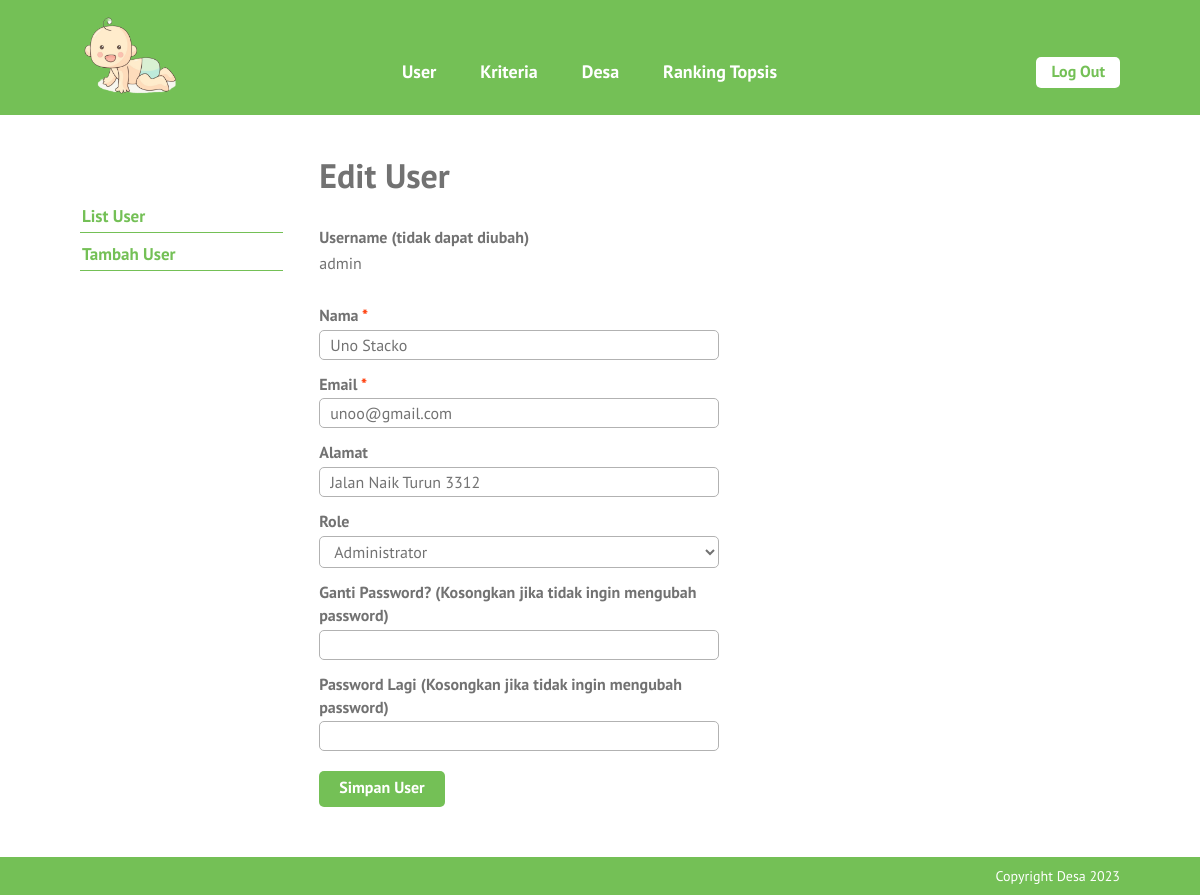
Page /edit-user.php?id=1 (signed in) on the committed database.
### tables this page shows
CREATE TABLE `user` (
  `id_user` int(5) NOT NULL,
  `username` varchar(16) NOT NULL,
  `password` varchar(50) NOT NULL,
  `nama` varchar(70) NOT NULL,
  `email` varchar(50) DEFAULT NULL,
  `alamat` varchar(100) DEFAULT NULL,
  `role` char(1) NOT NULL
);

### edit-user.php (the view, shortened to what this page needs)
<?php require_once('includes/init.php'); ?>
<?php cek_login($role = array(1)); ?>
<?php
$sukses = false;
$ada_error = false;
$result = '';
$id_user = (isset($_GET['id'])) ? trim($_GET['id']) : '';
if(!$id_user) {
	$ada_error = 'Maaf, data tidak dapat diproses.';
} else {
	$query = $pdo->prepare('SELECT id_user, username, nama, email, alamat, role FROM user WHERE user.id_user = :id_user');
	$query->execute(array('id_user' => $id_user));
	$result = $query->fetch();
	$nama = (isset($result['nama'])) ? trim($result['nama']) : '';
	$email = (isset($result['email'])) ? trim($result['email']) : '';
	$alamat = (isset($result['alamat'])) ? trim($result['alamat']) : '';
	$role = (isset($result['role'])) ? trim($result['role']) : '';
}
?>
<?php
require_once('template-parts/header.php');
?>
	<div class="main-content-row">
	<div class="container clearfix">
		<?php include_once('template-parts/sidebar-user.php'); ?>
		<div class="main-content the-content">
			<h1>Edit User</h1>
			<?php if($sukses): ?>
				<div class="msg-box">
					<p>Data berhasil disimpan</p>
				</div>
			<?php elseif($ada_error): ?>
				<p><?php echo $ada_error; ?></p>
			<?php else: ?>
				<form action="edit-user.php?id=<?php echo $id_user; ?>" method="post">
					<div class="field-wrap clearfix">
						<label>Username (tidak dapat diubah)</label>
						<p><?php echo $result['username']; ?></p>
					</div>
					<div class="field-wrap clearfix">
						<label>Nama <span class="red">*</span></label>
						<input type="text" name="nama" value="<?php echo $nama; ?>">
					</div>
					<div class="field-wrap clearfix">
						<label>Email <span class="red">*</span></label>
						<input type="email" name="email" value="<?php echo $email; ?>">
					</div>
					<div class="field-wrap clearfix">
						<label>Alamat</label>
						<input type="text" name="alamat" value="<?php echo $alamat; ?>">
					</div>
					<div class="field-wrap clearfix">
						<label>Role</label>
						<select name="role">
							<option value="1" <?php selected($role, 1); ?>>Administrator</option>
						</select>
					</div>
					<div class="field-wrap clearfix">
						<label>Ganti Password? (Kosongkan jika tidak ingin mengubah password)</label>
						<input type="password" name="password">
					</div>
					<div class="field-wrap clearfix">
						<label>Password Lagi (Kosongkan jika tidak ingin mengubah password)</label>
						<input type="password" name="password2">
					</div>
					<div class="field-wrap clearfix">
						<button type="submit" name="submit" value="submit" class="button">Simpan User</button>
					</div>
				</form>
			<?php endif; ?>
		</div>
	</div>
	</div>
<?php
require_once('template-parts/footer.php');

### stylesheets/style.css (style rules this page uses)
html,body,div,span,applet,object,iframe,h1,h2,h3,h4,h5,h6,p,blockquote,pre,a,abbr,acronym,address,big,cite,code,del,dfn,em,img,ins,kbd,q,s,samp,small,strike,strong,sub,sup,tt,var,b,u,i,center,dl,dt,dd,ol,ul,li,fieldset,form,label,legend,table,caption,tbody,tfoot,thead,tr,th,td,article,aside,canvas,details,embed,figure,figcaption,footer,header,hgroup,menu,nav,output,ruby,section,summary,time,mark,audio,video { margin:0;padding:0;border:0;font-size:100%;vertical-align:baseline }
body { line-height:1 }
*,*:before,*:after { -moz-box-sizing:border-box;-webkit-box-sizing:border-box;box-sizing:border-box }
.clearfix:before,.clearfix:after { content:" ";display:table }
.clear,.clearfix:after { clear:both }
.container { max-width:1100px;margin:0 auto;position:relative;padding:0 30px }
body { background:#74c056;font-family:"PT Sans",sans-serif;color:#727272;font-size:14px;line-height:1.3;font-weight:500 }
textarea,input[type="text"],input[type="email"],input[type="date"],input[type="tel"],input[type="search"],input[type="number"],select,input[type="password"] { background:#fff;border:1px solid #b2b2b2;width:100%;font-family:inherit;font-weight:inherit;font-size:16px;padding:4px 10px;vertical-align:top;margin:0;color:#727272;border-radius:5px }
h1,h2,h3,h4,h5,h6 { font-weight:300 }
.the-content { font-size:16px;line-height:1.42857 }
.the-content h1,.the-content h2,.the-content h3,.the-content h4,.the-content h5,.the-content h6 { font-weight:700 }
.the-content h1 { font-size:34px;margin:0.8em 0 0.8em;padding:0;line-height:1.2 }
.the-content blockquote,.the-content table,.the-content p,.the-content ul,.the-content ol,.the-content dd,.the-content pre,.the-content iframe,.the-content .flxmap-container,.the-content hr { margin-bottom:1em }
.the-content>h1:first-child,.the-content>h3:first-child,.the-content>h2:first-child { margin-top:0 }
button,a { -webkit-transition:all .2s ease;-moz-transition:all .2s ease;-o-transition:all .2s ease;transition:all 0.2s ease }
span.red,a.red,.the-content span.red,.the-content a.red { color:#ff3600 }
.the-content .button,.button { background:#74c056;color:#fff;display:inline-block;font-size:16px;font-weight:700;line-height:1.2;border:0;font-family:inherit;padding:7px 20px 9px;cursor:pointer;border-radius:5px }
.main-content { float:right;width:77%;padding:40px 0 }
.field-wrap { max-width:400px;padding-bottom:10px }
.field-wrap label { display:block;font-weight:700;padding:3px 0 }
.field-wrap .button { margin-top:10px }

### rows in the picture
user: username "admin", nama "Uno Stacko", email "unoo@gmail.com", alamat "Jalan Naik Turun 3312", role "Administrator"
